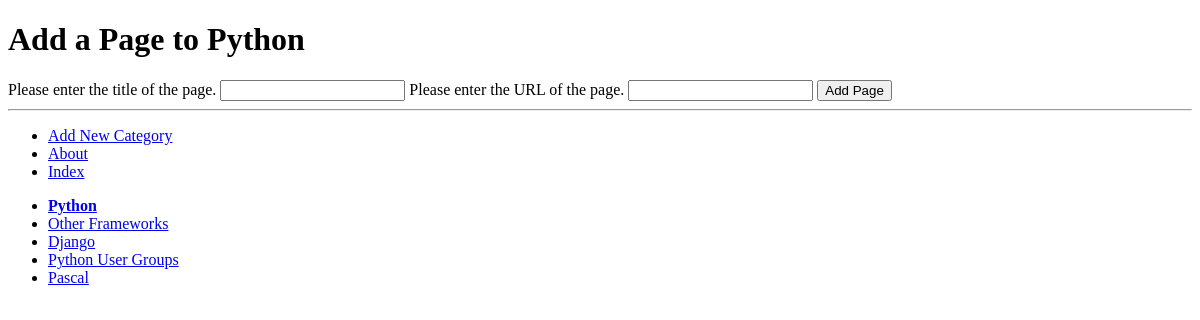
Before: /rango/category/python/add_page/ with the older database file.
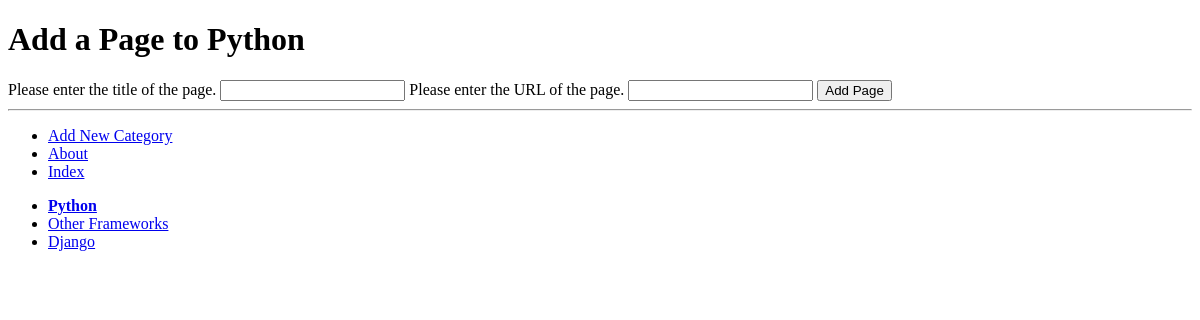
After: the same page with the newer database file.
### rango/models.py (models this page shows, shortened)
class Category(models.Model):
    name = models.CharField(max_length=128, unique=True)
    views = models.IntegerField(default=0)
    likes = models.IntegerField(default=0)
    slug = models.SlugField(unique=True)
    class Meta:
        verbose_name_plural = 'Categories'

### rango/views.py (the view, shortened to what this page needs)
# urls.py: url(r'^category/(?P<category_name_slug>[\w\-]+)/add_page/$',
def add_page(request, category_name_slug):
    try:
        category = Category.objects.get(slug=category_name_slug)
    except Category.DoesNotExist:
        category = None
    form = PageForm()
    context_dict = {'form':form, 'category':category}
    return render(request, 'rango/add_page.html', context_dict)

### rango/forms.py (shortened to what this page needs)
class PageForm(forms.ModelForm):
	title = forms.CharField(max_length=128,
	help_text="Please enter the title of the page.")
	url = forms.URLField(max_length=200,
	help_text="Please enter the URL of the page.")
	views = forms.IntegerField(widget=forms.HiddenInput(), initial=0)
	class Meta:
		model = Page
		exclude = ('category',)

### rango/templatetags/rango_template_tags.py (called while the page is built)
@register.inclusion_tag('rango/cats.html')
def get_category_list(cat = None):
	return {'cats': Category.objects.all(), 'act_cat':cat}

### templates/rango/add_page.html (shortened to what this page needs)
{% extends 'rango/base.html' %}
{% load staticfiles %}
{% block body_block %}
        <h1>Add a Page to {{ category.name }}</h1>
        <div>
            <form id="page_form" method="post" action="/rango/category/{{ category.slug }}/add_page/">
                {% for field in form.visible_fields %}
                    {{ field.help_text }}
                    {{ field }}
                {% endfor %}
                <input type="submit" name="submit" value="Add Page" />
            </form>
        </div>
{% endblock %}

### templates/rango/cats.html
<ul>
    {% for c in cats %}
    {% if c == act_cat %}
    <li>
        <strong>
            <a href="{% url 'show_category'  c.slug %}">{{ c.name }}</a>
        </strong>
    </li>
    {% else %}
    <li>
        <a href="{% url 'show_category' c.slug %}">{{ c.name }}</a>
    </li>
    {% endif %}
    {% endfor %}
</ul>

Changed rows visible on the page:
removed Category: name "Python User Groups"
removed Category: name "Pascal"
